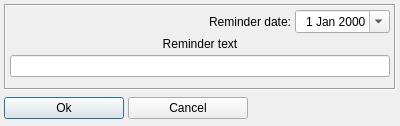
<?xml version="1.0" encoding="UTF-8"?>
<ui version="4.0">
 <class>TReminderDlg</class>
 <widget class="QDialog" name="TReminderDlg">
  <property name="geometry">
   <rect>
    <x>0</x>
    <y>0</y>
    <width>400</width>
    <height>126</height>
   </rect>
  </property>
  <property name="windowTitle">
   <string>Reminder</string>
  </property>
  <property name="windowIcon">
   <iconset resource="../res/petcore.qrc">
    <normaloff>:/images/append_reminder</normaloff>:/images/append_reminder</iconset>
  </property>
  <layout class="QVBoxLayout" name="mainLayout">
   <property name="spacing">
    <number>4</number>
   </property>
   <property name="leftMargin">
    <number>4</number>
   </property>
   <property name="topMargin">
    <number>4</number>
   </property>
   <property name="rightMargin">
    <number>4</number>
   </property>
   <property name="bottomMargin">
    <number>4</number>
   </property>
   <item>
    <widget class="QFrame" name="frame">
     <property name="frameShape">
      <enum>QFrame::Shape::Box</enum>
     </property>
     <property name="frameShadow">
      <enum>QFrame::Shadow::Sunken</enum>
     </property>
     <layout class="QGridLayout" name="reminderLayout" rowstretch="0,0,0,0" columnstretch="3,0" rowminimumheight="0,0,0,1">
      <property name="leftMargin">
       <number>4</number>
      </property>
      <property name="topMargin">
       <number>4</number>
      </property>
      <property name="rightMargin">
       <number>4</number>
      </property>
      <property name="bottomMargin">
       <number>4</number>
      </property>
      <property name="spacing">
       <number>4</number>
      </property>
      <item row="1" column="0" colspan="2">
       <widget class="QLabel" name="reminderLbl">
        <property name="text">
         <string>Reminder text</string>
        </property>
        <property name="alignment">
         <set>Qt::AlignmentFlag::AlignCenter</set>
        </property>
       </widget>
      </item>
      <item row="0" column="0">
       <widget class="QLabel" name="reminderDateLbl">
        <property name="text">
         <string>Reminder date:</string>
        </property>
        <property name="alignment">
         <set>Qt::AlignmentFlag::AlignRight|Qt::AlignmentFlag::AlignTrailing|Qt::AlignmentFlag::AlignVCenter</set>
        </property>
       </widget>
      </item>
      <item row="3" column="0">
       <spacer name="reminderSpacer">
        <property name="orientation">
         <enum>Qt::Orientation::Vertical</enum>
        </property>
        <property name="sizeHint" stdset="0">
         <size>
          <width>20</width>
          <height>13</height>
         </size>
        </property>
       </spacer>
      </item>
      <item row="0" column="1">
       <widget class="QDateEdit" name="reminderDateEdit">
        <property name="alignment">
         <set>Qt::AlignmentFlag::AlignRight|Qt::AlignmentFlag::AlignTrailing|Qt::AlignmentFlag::AlignVCenter</set>
        </property>
        <property name="calendarPopup">
         <bool>true</bool>
        </property>
       </widget>
      </item>
      <item row="2" column="0" colspan="2">
       <widget class="QLineEdit" name="reminderEdit"/>
      </item>
     </layout>
    </widget>
   </item>
   <item>
    <widget class="QFrame" name="buttonFrame">
     <property name="minimumSize">
      <size>
       <width>0</width>
       <height>28</height>
      </size>
     </property>
     <property name="maximumSize">
      <size>
       <width>16777215</width>
       <height>28</height>
      </size>
     </property>
     <layout class="QHBoxLayout" name="buttonLayout">
      <property name="spacing">
       <number>4</number>
      </property>
      <property name="leftMargin">
       <number>0</number>
      </property>
      <property name="topMargin">
       <number>0</number>
      </property>
      <property name="rightMargin">
       <number>0</number>
      </property>
      <property name="bottomMargin">
       <number>0</number>
      </property>
      <item>
       <widget class="QPushButton" name="okBtn">
        <property name="minimumSize">
         <size>
          <width>120</width>
          <height>0</height>
         </size>
        </property>
        <property name="text">
         <string>Ok</string>
        </property>
        <property name="icon">
         <iconset resource="../res/petcore.qrc">
          <normaloff>:/images/ok</normaloff>:/images/ok</iconset>
        </property>
        <property name="default">
         <bool>true</bool>
        </property>
       </widget>
      </item>
      <item>
       <widget class="QPushButton" name="cancelBtn">
        <property name="minimumSize">
         <size>
          <width>120</width>
          <height>0</height>
         </size>
        </property>
        <property name="text">
         <string>Cancel</string>
        </property>
        <property name="icon">
         <iconset resource="../res/petcore.qrc">
          <normaloff>:/images/cancel</normaloff>:/images/cancel</iconset>
        </property>
        <property name="autoDefault">
         <bool>false</bool>
        </property>
       </widget>
      </item>
      <item>
       <spacer name="buttonSpacer">
        <property name="orientation">
         <enum>Qt::Orientation::Horizontal</enum>
        </property>
        <property name="sizeHint" stdset="0">
         <size>
          <width>40</width>
          <height>20</height>
         </size>
        </property>
       </spacer>
      </item>
     </layout>
    </widget>
   </item>
  </layout>
 </widget>
 <tabstops>
  <tabstop>okBtn</tabstop>
  <tabstop>cancelBtn</tabstop>
 </tabstops>
 <resources>
  <include location="../res/petcore.qrc"/>
 </resources>
 <connections/>
</ui>
